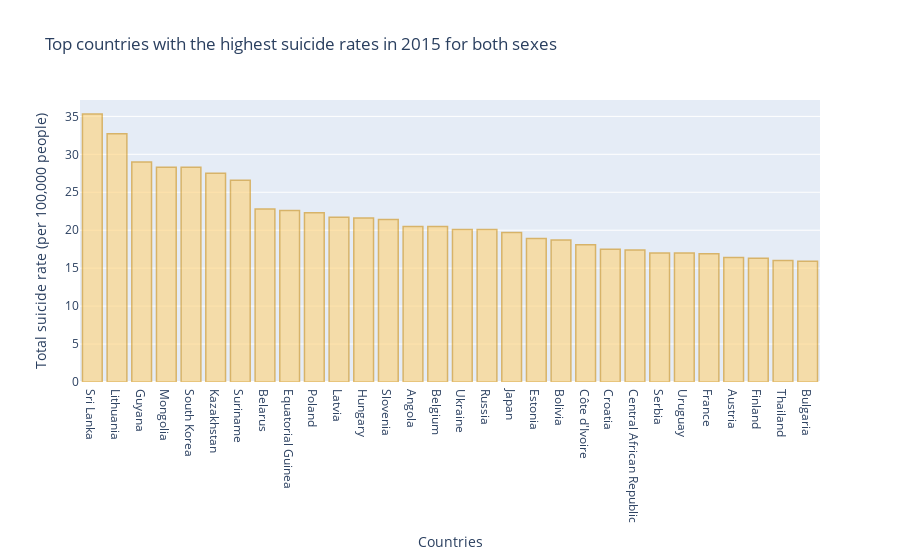

Notebook code for this chart:
### Code cell
data = [go.Bar(
    x = total2015['Country'].head(30),
    y = total2015['Total suicide rate'].head(30),
    marker=dict(color='rgb(255, 210, 119)', line=dict(color='rgb(206, 142, 12)', width=1.5)),opacity=0.6 
)]

layout = go.Layout(
    title='Top countries with the highest suicide rates in 2015 for both sexes',
    xaxis={'title':'Countries'},
    yaxis={'title':'Total suicide rate (per 100,000 people)'}
)

fig = go.Figure(data=data, layout=layout)
py.iplot(fig, filename='basic-bar')

### Figure 1 — Plotly figure (JSON) as saved in the notebook; plotly's stock layout.template omitted (floating-point values rounded to 4 significant figures)
{"data": [{"marker": {"color": "rgb(255, 210, 119)", "line": {"color": "rgb(206, 142, 12)", "width": 1.5}}, "opacity": 0.6, "type": "bar", "x": ["Sri Lanka", "Lithuania", "Guyana", "Mongolia", "South Korea", "Kazakhstan", "Suriname", "Belarus", "Equatorial Guinea", "Poland", "Latvia", "Hungary", "Slovenia", "Angola", "Belgium", "Ukraine", "Russia", "Japan", "Estonia", "Bolivia", "Côte d'Ivoire", "Croatia", "Central African Republic", "Serbia", "Uruguay", "France", "Austria", "Finland", "Thailand", "Bulgaria"], "y": [35.3, 32.7, 29, 28.3, 28.3, 27.5, 26.6, 22.8, 22.6, 22.3, 21.7, 21.6, 21.4, 20.5, 20.5, 20.1, 20.1, 19.7, 18.9, 18.7, 18.1, 17.5, 17.4, 17, 17, 16.9, 16.4, 16.3, 16, 15.9]}], "layout": {"title": {"text": "Top countries with the highest suicide rates in 2015 for both sexes"}, "xaxis": {"title": {"text": "Countries"}}, "yaxis": {"title": {"text": "Total suicide rate (per 100,000 people)"}}}}
